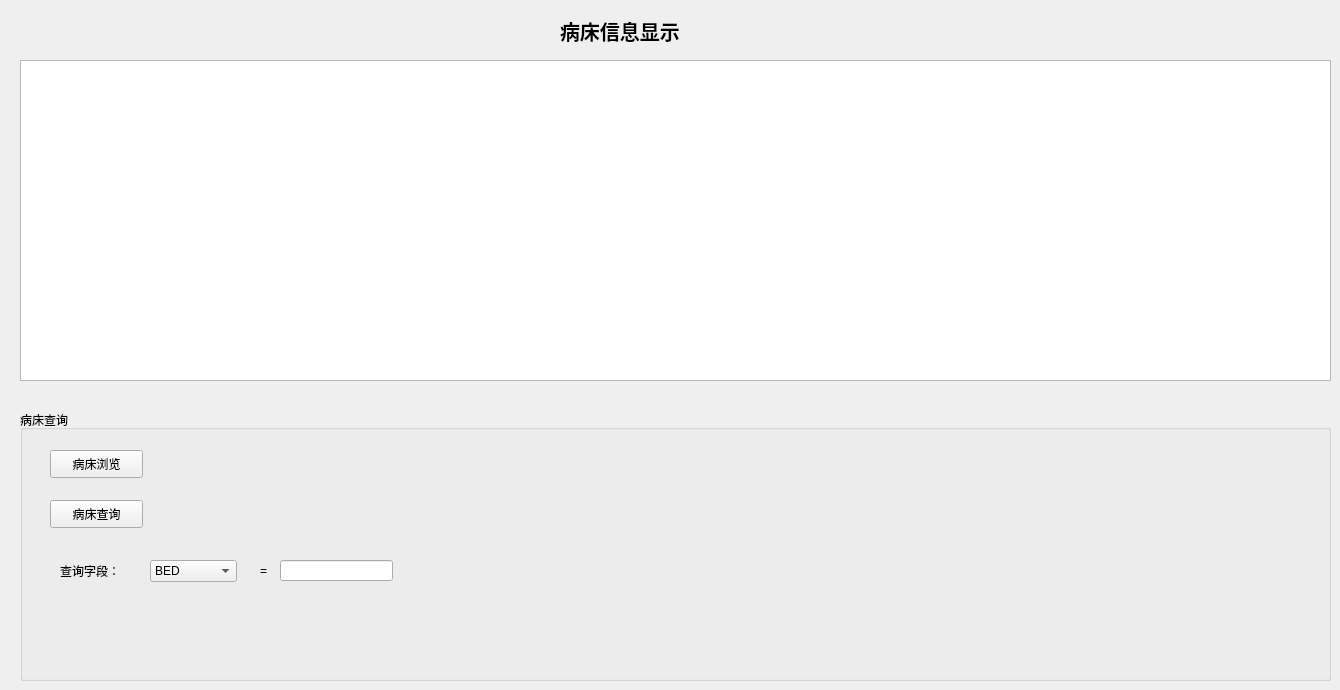
       <widget class="QWidget" name="tab_5">
        <attribute name="title">
         <string>病床管理</string>
        </attribute>
        <widget class="QTableView" name="tableView_3">
         <property name="geometry">
          <rect>
           <x>20</x>
           <y>60</y>
           <width>1311</width>
           <height>321</height>
          </rect>
         </property>
        </widget>
        <widget class="QLabel" name="label_15">
         <property name="geometry">
          <rect>
           <x>560</x>
           <y>10</y>
           <width>171</width>
           <height>41</height>
          </rect>
         </property>
         <property name="font">
          <font>
           <pointsize>15</pointsize>
           <weight>75</weight>
           <bold>true</bold>
          </font>
         </property>
         <property name="text">
          <string>病床信息显示</string>
         </property>
        </widget>
        <widget class="QGroupBox" name="groupBox_9">
         <property name="geometry">
          <rect>
           <x>20</x>
           <y>410</y>
           <width>1311</width>
           <height>271</height>
          </rect>
         </property>
         <property name="title">
          <string>病床查询</string>
         </property>
         <widget class="QPushButton" name="pushButton_13">
          <property name="geometry">
           <rect>
            <x>30</x>
            <y>90</y>
            <width>93</width>
            <height>28</height>
           </rect>
          </property>
          <property name="text">
           <string>病床查询</string>
          </property>
         </widget>
         <widget class="QPushButton" name="pushButton_12">
          <property name="geometry">
           <rect>
            <x>30</x>
            <y>40</y>
            <width>93</width>
            <height>28</height>
           </rect>
          </property>
          <property name="text">
           <string>病床浏览</string>
          </property>
         </widget>
         <widget class="QLabel" name="label_16">
          <property name="geometry">
           <rect>
            <x>40</x>
            <y>150</y>
            <width>72</width>
            <height>21</height>
           </rect>
          </property>
          <property name="text">
           <string>查询字段：</string>
          </property>
         </widget>
         <widget class="QComboBox" name="comboBox_3">
          <property name="geometry">
           <rect>
            <x>130</x>
            <y>150</y>
            <width>87</width>
            <height>22</height>
           </rect>
          </property>
          <item>
           <property name="text">
            <string>BED</string>
           </property>
          </item>
          <item>
           <property name="text">
            <string>STATE</string>
           </property>
          </item>
         </widget>
         <widget class="QLabel" name="label_17">
          <property name="geometry">
           <rect>
            <x>240</x>
            <y>150</y>
            <width>21</width>
            <height>21</height>
           </rect>
          </property>
          <property name="text">
           <string>=</string>
          </property>
         </widget>
         <widget class="QLineEdit" name="chuang_cha">
          <property name="geometry">
           <rect>
            <x>260</x>
            <y>150</y>
            <width>113</width>
            <height>21</height>
           </rect>
          </property>
         </widget>
        </widget>
       </widget>
